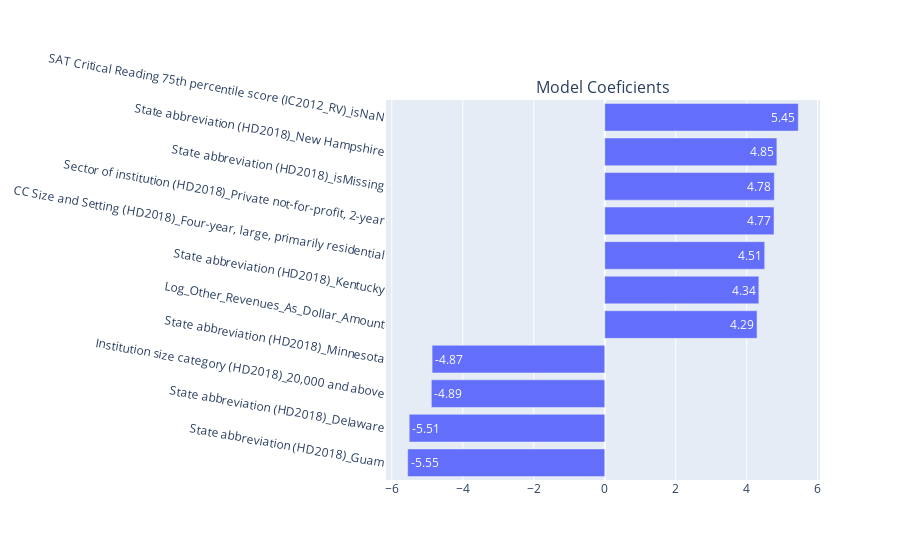

Source (notebook cell):
### Code cell
fig = make_subplots(rows=1, cols=1, subplot_titles=["Model Coeficients"])

fig.add_trace(
    go.Bar(x=[i[1] for i in best], y=[i[0] for i in best], 
           orientation='h', text=[round(i[1], 2) for i in best]),
    1, 1)

fig.update_yaxes(
    tickangle = 10
)
fig.show()

### Figure 1 — Plotly figure (JSON) as saved in the notebook; plotly's stock layout.template omitted (floating-point values rounded to 4 significant figures)
{"data": [{"orientation": "h", "text": ["-5.55", "-5.51", "-4.89", "-4.87", "4.29", "4.34", "4.51", "4.77", "4.78", "4.85", "5.45"], "type": "bar", "x": [-5.553, -5.511, -4.887, -4.866, 4.292, 4.343, 4.507, 4.771, 4.778, 4.851, 5.455], "xaxis": "x", "y": ["State abbreviation (HD2018)_Guam", "State abbreviation (HD2018)_Delaware", "Institution size category (HD2018)_20,000 and above", "State abbreviation (HD2018)_Minnesota", "Log_Other_Revenues_As_Dollar_Amount", "State abbreviation (HD2018)_Kentucky", "CC Size and Setting (HD2018)_Four-year, large, primarily residential", "Sector of institution (HD2018)_Private not-for-profit, 2-year", "State abbreviation (HD2018)_isMissing", "State abbreviation (HD2018)_New Hampshire", "SAT Critical Reading 75th percentile score (IC2012_RV)_isNaN"], "yaxis": "y"}], "layout": {"annotations": [{"font": {"size": 16}, "showarrow": false, "text": "Model Coeficients", "x": 0.5, "xanchor": "center", "xref": "paper", "y": 1, "yanchor": "bottom", "yref": "paper"}], "xaxis": {"anchor": "y", "domain": [0, 1]}, "yaxis": {"anchor": "x", "domain": [0, 1], "tickangle": 10}}}
